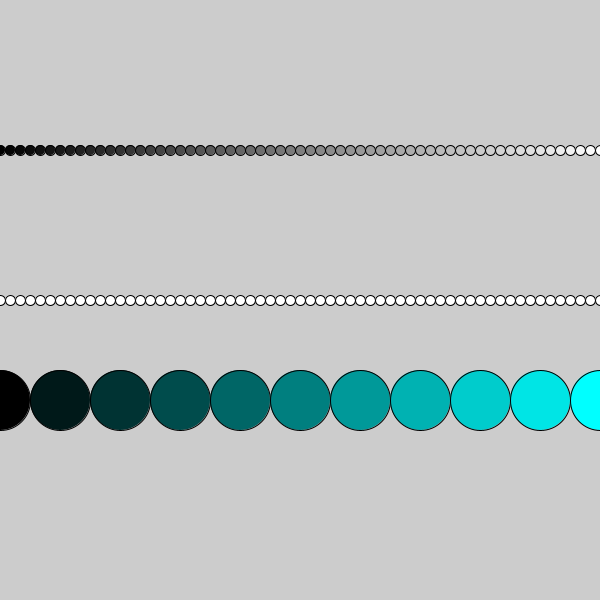
Frame 1 (no input)
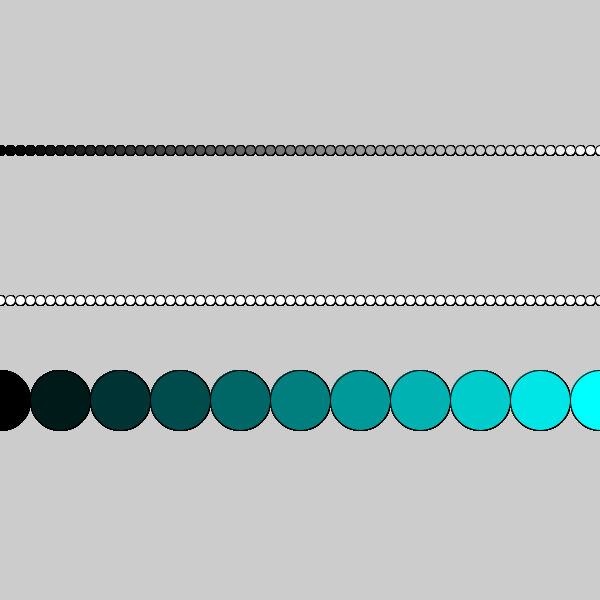
Frame 60 (the mouse pressed at the canvas centre just before this capture)
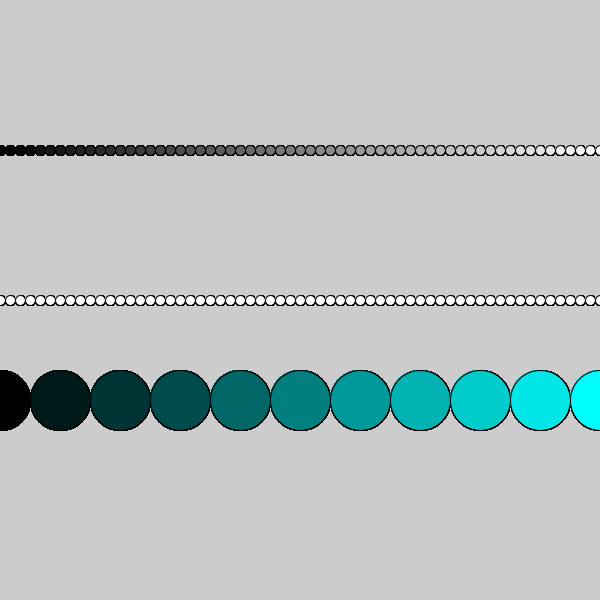
Frame 120 (the mouse held since frame 60 and released just before this capture)

The Processing sketch that drew these frames (run headless with seeded random() and noise(); from frame 60 on, the mouse is pressed at the canvas centre):

// Processing sketch: Week5_Loops2
// ── Week5_Loops2.pde
void setup(){
 size(600,600);


}

void draw(){
//  //random/move
//  background(255);
////better if need a set number of ints/loops
//  for(int i = 0; i<=60; i++){
//  fill(map(i,0,60,0,255));
//  int r = int(random(10,20));
//  ellipse(i*r, height/4, 10,10);
//  }
  
  //better if need a set number of ints/loops
  for(int i = 0; i<=60; i++){
  fill(map(i,0,60,0,255));
  ellipse(i*10, height/4, 10,10);
}

  
  //expands with size of screen (if size is variable)
  for(int i = 0; i<=width; i+=10){
    ellipse(i, height/2, 10, 10);
  }
  
  // to keep spacing but instead of changing 10's to 60 above  
  int size = 60;
  for (int i = 0; i<= width; i+=size){
  int c = int(map(i, 0, width, 0, 255));
  fill(0,c,c);
  ellipse(i, height/1.5, size, size);
  }
  
}
